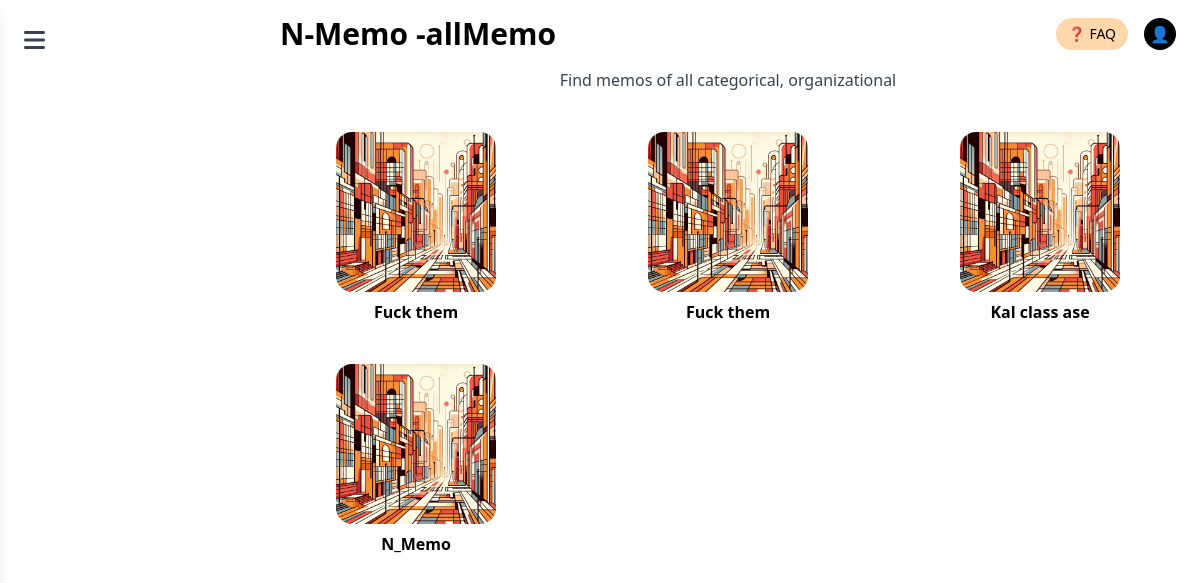
The page /all_memo/ on the database as committed earlier.
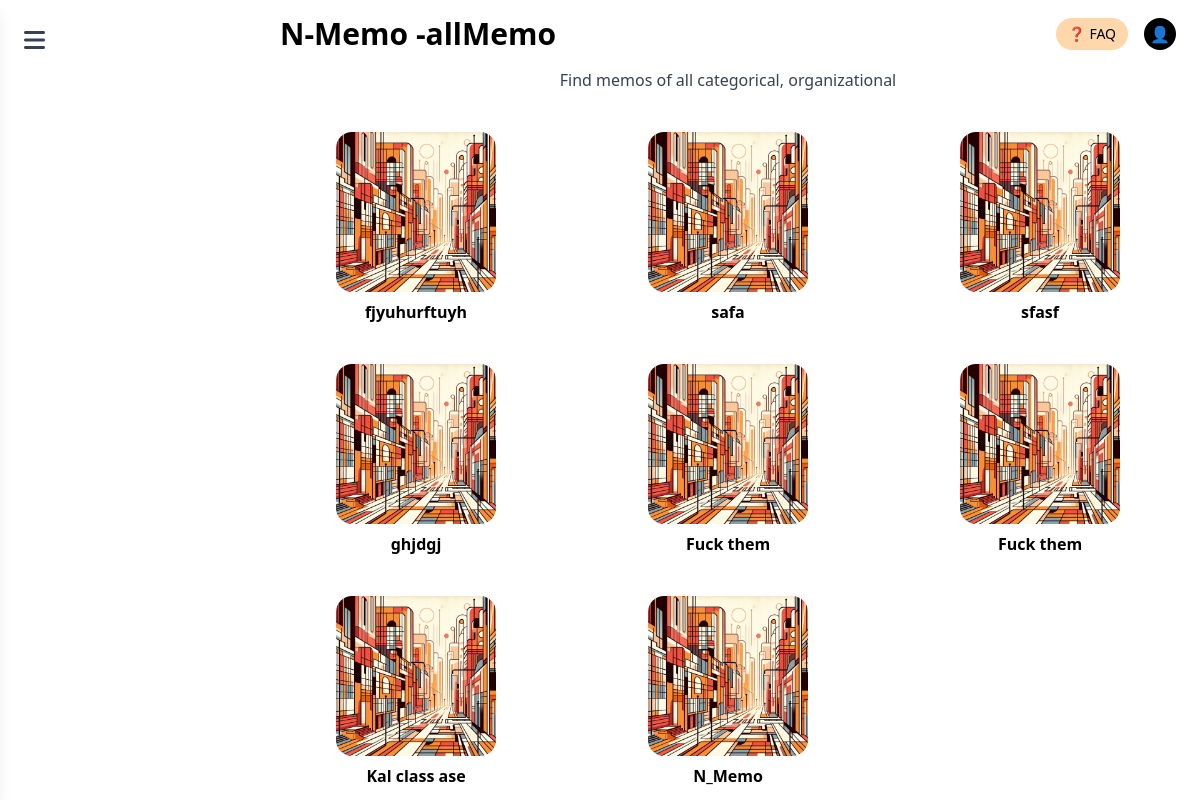
The same page on the database as committed later.
### models/m_model.py (models this page shows)
class Memo(Base):
    __tablename__ = "memos"
    id = Column(Integer, primary_key=True, index=True)
    title = Column(String, index=True)
    content = Column(String)
    created_at = Column(DateTime(timezone=True), server_default=func.now())
    updated_at = Column(DateTime(timezone=True))

### main.py (the view)
@app.get("/all_memo/", response_class=HTMLResponse)
async def all_memo_page(request: Request, db: Session = Depends(get_db)):
    memos_data = (
        db.query(m_model.Memo).order_by(m_model.Memo.created_at.desc()).limit(25).all()
    )
    validated_memos = [
        m_schema.SMemoUpdateResponse.model_validate(memo) for memo in memos_data
    ]
    context = {
        "request": request,
        "title": "N-Memo -allMemo",
        "memos": validated_memos,
    }
    return template.TemplateResponse("allmemo.html", context)

### templates/allmemo.html (shortened to what this page needs)
<!DOCTYPE html>
<html lang="en">
<head>
  <script src="https://cdn.tailwindcss.com"></script>
  <link rel="stylesheet" href="https://cdnjs.cloudflare.com/ajax/libs/font-awesome/6.5.2/css/all.min.css"
 />
</head>
<body class="bg-white font-sans text-black">
  <main class="lg:ml-64">
    <div class="flex justify-between items-center px-6 py-4">
      <h1 class="text-3xl font-bold">{{ title }}</h1>
      <div class="flex items-center space-x-4">
        <button
          class="bg-orange-200 text-black text-sm font-medium px-3 py-1.5 rounded-full flex items-center space-x-1">
          <span>❓</span>
          <span>FAQ</span>
        </button>
        <div class="w-8 h-8 bg-black rounded-full flex items-center justify-center text-white">
          <span>👤</span>
        </div>
      </div>
    </div>
    <p class="text-center text-gray-700 mb-10">
      Find memos of all categorical, organizational
    </p>
    <div class="max-w-6xl mx-auto px-6">
      <div class="grid grid-cols-1 sm:grid-cols-2 md:grid-cols-3 lg:grid-cols-3 gap-10 place-items-center">
        {% if memos %}
        {% for memo in memos %}
        <a href="/memo_detail/{{ memo.id }}" class="text-center block group">
          <img src="/static/asset/landing/future.jpg" alt="Memo"
            class="rounded-2xl w-40 h-40 object-cover mb-2 transform group-hover:scale-105 transition-transform duration-200" />
          <p class="font-semibold group-hover:text-blue-600 transition-colors duration-200">{{ memo.title }}</p>
        </a>
        {% endfor %}
        {% endif %}
      </div>
    </div>
  </main>
</body>
</html>

Rows that differ between the two databases and show on the page:
added Memo: title "fjyuhurftuyh"
added Memo: title "safa"
added Memo: title "sfasf"
added Memo: title "ghjdgj"
